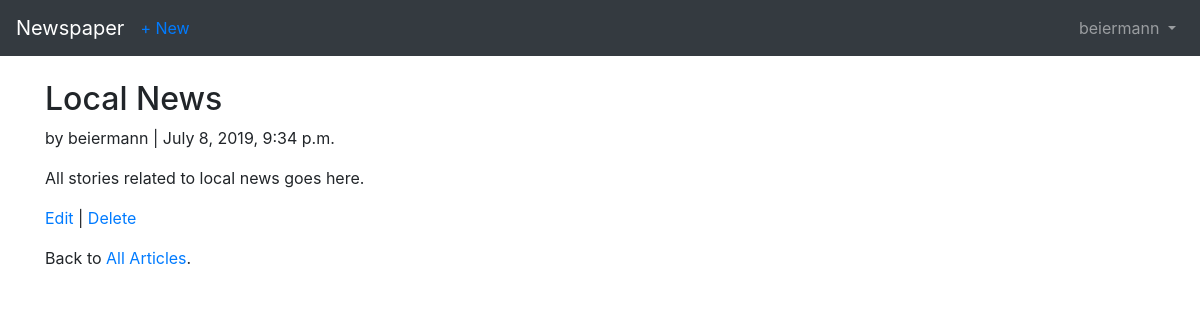
Before: /articles/1/ (signed in) with the older database file.
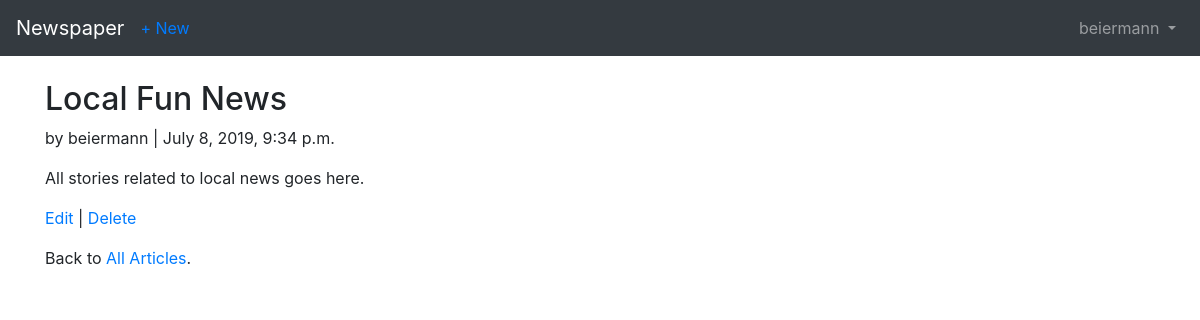
After: the same page with the newer database file.
### articles/models.py (models this page shows, shortened)
class Article(models.Model):
    title = models.CharField(max_length=255)
    body = models.TextField()
    date = models.DateTimeField(auto_now_add=True)
    author = models.ForeignKey(
        get_user_model(),
        on_delete=models.CASCADE,
    )

### users/models.py (models this page shows)
class CustomUser(AbstractUser):
    age = models.PositiveIntegerField(null=True, blank=True)

### articles/views.py (the view)
class ArticleDetailView(LoginRequiredMixin, DetailView):
    model = Article
    template_name = 'article_detail.html'
    login_url = 'login'

### templates/article_detail.html
{% extends 'base.html' %}
{% block content %}
<div class="article-entry">
  <h2>{{ object.title }}</h2>
    <p>by {{ object.author }} | {{ object.date }}</p>
    <p>{{ object.body }}</p>
</div>
<p><a href="{% url 'article_edit' article.pk %}">Edit</a> |
  <a href="{% url 'article_delete' article.pk %}">Delete</a></p>
<p>Back to <a href="{% url 'article_list' %}">All Articles</a>.</p>
{% endblock content %}

Changed rows visible on the page:
changed Article "All stories related to local news goes here.": title "Local News" → "Local Fun News"
